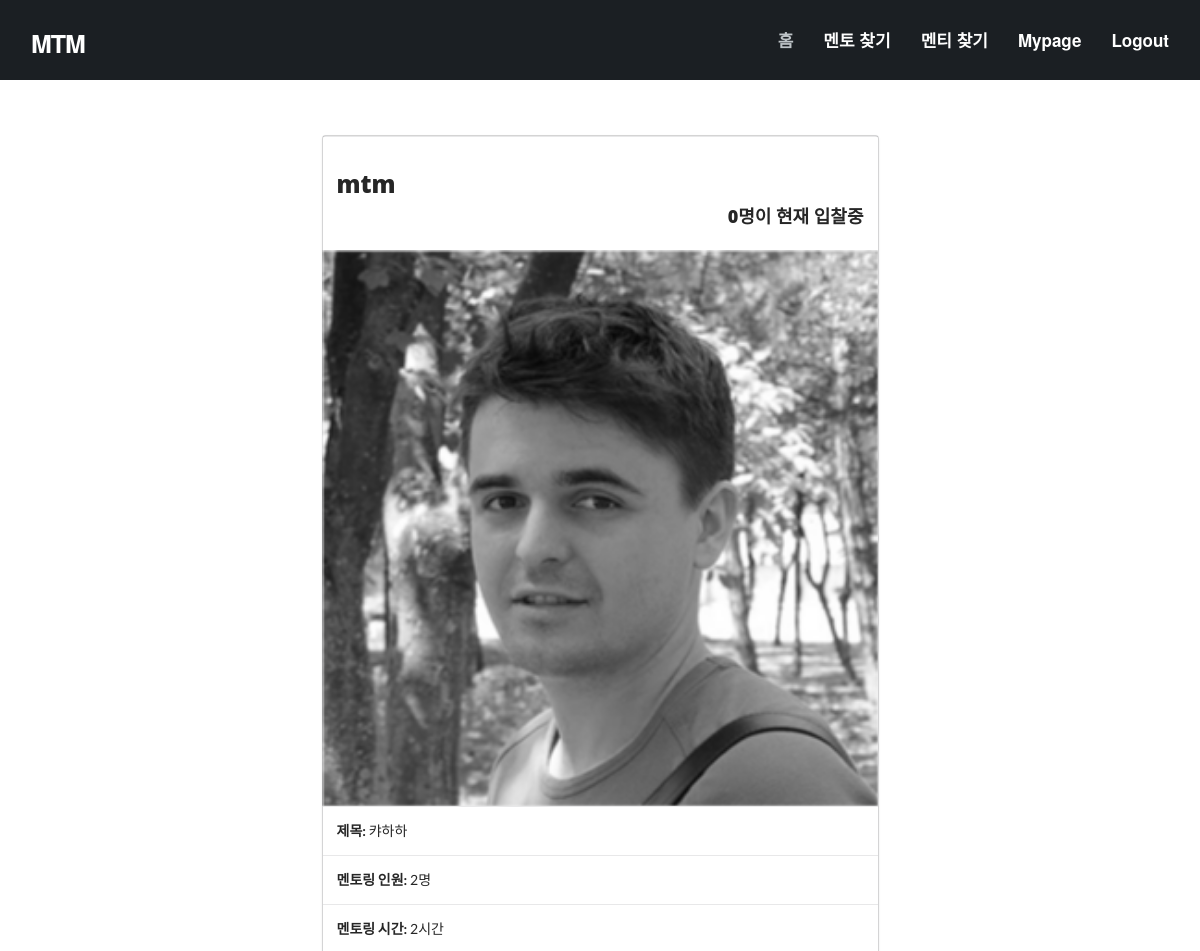
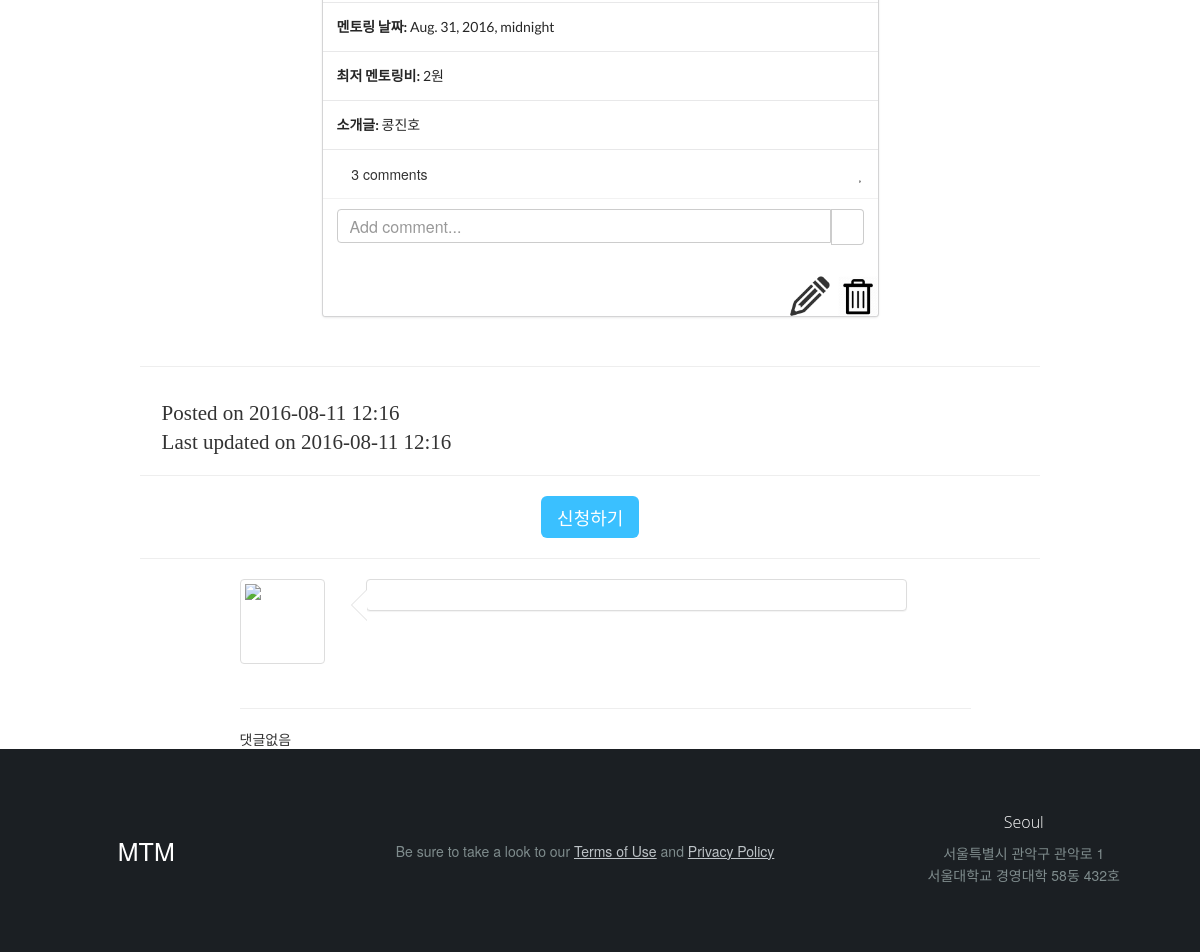
/mentoring/mentor/7/ (signed in), run on the app's committed database (2 pictures, top to bottom).
### mentoring/models.py (models this page shows, shortened)
class Post_By_Mentor(models.Model):
    title = models.CharField(max_length=300, verbose_name='제목')
    created_at = models.DateTimeField(auto_now_add=True)
    updated_at = models.DateTimeField(auto_now=True)
    author = models.ForeignKey(settings.AUTH_USER_MODEL,on_delete=models.CASCADE)
    capacity = models.IntegerField(default=0,verbose_name='멘토링 인원')
    hours = models.IntegerField(default=0,verbose_name='멘토링 시간')
    date = models.DateTimeField(default='yyyy-mm-dd 형식으로 써주세요.',verbose_name='멘토링 날짜')
    lowest_price = models.IntegerField(default=0,verbose_name='최저 멘토링비')
    like_count = models.IntegerField(default=0, verbose_name='좋아요 수')
    intro = models.TextField(max_length=300, verbose_name='기타 소개')
    photo1 = models.ImageField()
    photo2 = models.ImageField(blank=True)
    photo3 = models.ImageField(blank=True)

### mentoring/views.py (the view)
# urls.py: url(r'^mentor/(?P<pk>\d+)/$', views.post_by_mentor_detail, name='post_by_mentor_detail'),
def post_by_mentor_detail(request, pk):
    post_by_mentor = get_object_or_404(Post_By_Mentor, pk=pk)
    bid_by_mentee = Bid_By_Mentee.objects.filter(post_by_mentor=pk).count()
    if request.user.is_authenticated():
        if request.method == "POST":
            if not Like.objects.filter(like_user = request.user, like_post = post_by_mentor).exists():
                Like.objects.create(like_user = request.user, like_post = post_by_mentor)
                return redirect(post_by_mentor)
            else:
                Like.objects.filter(like_user = request.user, like_post = post_by_mentor).delete()
                return redirect(post_by_mentor)
        else:
            like = Like.objects.filter(like_user=request.user, like_post=post_by_mentor).exists()
            return render(request, 'mentoring/post_by_mentor_detail.html', {
                'post_by_mentor' : post_by_mentor,
                'like' : like,
                'bid_by_mentee' : bid_by_mentee,
            })
    else:
        return render(request, 'mentoring/post_by_mentor_detail.html', {
            'post_by_mentor' : post_by_mentor,
            'bid_by_mentee' : bid_by_mentee,
        })

### mentoring/templates/mentoring/post_by_mentor_detail.html (shortened to what this page needs)
{% extends 'mentoring/base.html' %}
{% load bootstrap3 %}
{% load staticfiles %}
{% block content %}
<div class="container">
      <div class="row">
        <div class="col-xs-12 col-sm-12 col-md-6 col-lg-6 col-xs-offset-0 col-sm-offset-0 col-md-offset-3 col-lg-offset-3 toppad" >
        <div class="card" style="margin-top: 10%;">
          <div class="card-content">
          <div class="card-header"> <h3>{{post_by_mentor.author}}</h3>
            <h4 align="right">{{bid_by_mentee}}명이 현재 입찰중</h4> </div>
          </div>
          <div class="card-image">
            <img src="{{post_by_mentor.photo1.url}}">
          </div>
          <div class="card-content">
            <div class="card-header"><strong>제목:</strong> {{post_by_mentor.title}} </div>
          </div>
          <div class="card-content">
            <div class="card-header"><strong>멘토링 인원:</strong> {{post_by_mentor.capacity}}명 </div>
          </div>
          <div class="card-content">
            <div class="card-header"><strong>멘토링 시간:</strong> {{post_by_mentor.hours}}시간 </div>
          </div>
          <div class="card-content">
            <div class="card-header"><strong>멘토링 날짜:</strong> {{post_by_mentor.date}} </div>
          </div>
          <div class="card-content">
            <div class="card-header"><strong>최저 멘토링비:</strong> {{post_by_mentor.lowest_price}}원 </div>
          </div>
          <div class="card-content">
            <div class="card-header"><strong>소개글:</strong> {{post_by_mentor.intro}} </div>
          </div>
          <div class="card-content">
            <span class="pull-right"><i class="fa fa-heart"></i> {{like_count}} </span>
            <i class="fa fa-comment"></i> 3 comments
          </div>
          <div class="card-extra card-content">
            <div class="input-group">
              <input class="form-control" type="text" placeholder="Add comment...">
              <div class="input-group-btn">
                <a class="btn btn-inverted btn-default"><i class="fa fa-paper-plane"></i></a>
              </div>
            </div>
          </div>
          <div class="card=content">
            <div class="card-header">
            {% if post_by_mentor.author == user %}
            <h2>
            <span class="dropdown btn-group pull-right">
                <img src="{% static 'img/edit.png' %}" style="width: 40px;" id="edit">
                <img src="{% static 'img/delete.png' %}" style="width: 40px;" id="delete">
            </span>
            </h2>
            {% endif %}
            </div>
          </div>
        </div>
        </div>
      </div>
    <div class="container col-md-11 col-md-offset-1">
        <div class="row col-sm-11">
            <hr>
            <p class = "lead">
                <i class="fa fa-clock-o"> Posted on {{post_by_mentor.created_at|date:'Y-m-d H:i'}}</i><br>
                <i class="fa fa-refresh"> Last updated on {{post_by_mentor.updated_at|date:'Y-m-d H:i'}}</i>
            </p>
            <hr>
            <form method="POST" enctype="multipart/form-data" class="text-center">
                    <button type="submit" class="btn btn-primary btn-lg" onclick="window.open('bid/new','win','width=650,height=400')";>신청하기 </button>
            </form>
            <hr>
        </div>
        <div class="row col-sm-9 col-md-offset-1">
            <section class="comment">
                <article class="row">
                    <div class="col-sm-2 hidden-xs">
                        <figure class="thumbnail user-photo">
                            {% if account.extra_data.properties.profile_image %}
                                    <img src = {{account.extra_data.properties.profile_image}}>
                            {% else %}
                                    <img src = "https://ssl.gstatic.com/accounts/ui/avatar_2x.png">
                            {% endif %}
                            </figure>
                    </div>
                    <div class="col-sm-9">
                        <div class="comment-list">
                            <div class="panel panel-default arrow left">
                                <div class="panel-body">
                                </div>
                            </div>
                        </div>
                    </div>
                </article>
            </section>
            <hr>
        </div>
    <div class="row col-sm-9 col-md-offset-1 comment-block">
        {% if comments %}
        <section class="comment-list">
            {% for comment in comments %}
                <article class="row">
                    <div class="col-sm-2 hidden-xs">
                        <figure class="thumbnail user-photo">
                            {% if comment.author.socialaccount_set.all %}
                                {%for account in comment.author.socialaccount_set.all%}
                                    {% if account.extra_data.properties.profile_image %}
                                        <img src = {{account.extra_data.properties.profile_image}}>
                                    {% else %}
                                        <img src="https://ssl.gstatic.com/accounts/ui/avatar_2x.png">
                                    {%endif%}
                                {% endfor %}
                            {% else %}
                                <img src="https://ssl.gstatic.com/accounts/ui/avatar_2x.png" >
                            {%endif%}
                        </figure>
                    </div>
                    <div class="col-sm-9">
                        <div class="panel panel-default arrow left">
                            <div class="panel-body no-padding">
                                <header class="text-left">
                                    <div class="comment-user">
                                    {%if comment.author == user %}
                                    <div class="dropdown btn-group pull-right">
                                        <i class="fa fa-bars" aria-hidden="true" data-toggle="dropdown"></i>
                                        <ul class="dropdown-menu" style="min-width: 30px">
                                        <li><a href="javascript:void(0)" class="a_comment_edit">수정</a></li>
                                        <li><a href="{% url 'mentor:comment_del' mentor.pk comment.pk %}">삭제</a></li>
                                        </ul>
                                    </div>
                                    {% endif %}
                                    <i class="fa fa-user"></i>
                                        <strong>
                                        {% if comment.author.socialaccount_set.all %}
                                            {%for account in comment.author.socialaccount_set.all%}
                                                {% if account.provider == "facebook" %}
                                                    {{comment.author.last_name}}{{comment.author.first_name}}
                                                {% elif account.provider == "kakao" %}
                                                    {{comment.author.first_name}}
                                                {%endif%}
                                            {% endfor %}
                                        {% else %}
                                            {{comment.author}}
                                        {% endif %}
                                        </strong>
                                    </div>
                                    <time class="comment-date small text-muted">
                                        <i class="fa fa-clock-o"></i>
                                        {{comment.elapsed_time}}
                                        {% if comment.created_at|date:'YmdHms' != comment.updated_at|date:'YmdHms' %}
                                        (수정됨)
                                        {% endif %}
                                    </time>
                                </header>
                                    <input type="hidden" class="comment-pk" value="{{comment.pk}}">
                                    <div class="comment-post">
                                        <span class="comment-content">{{comment.contents}}</span>
                                    </div>
                                    <div class="comment-post-buttons" style="display:none">
                                        <button class="btn btn-primary btn-xs edit-submit">확인</button> <button class="btn btn-danger btn-xs edit-cancel">취소</button>
                                    </div>
                            </div>
                        </div>
                    </div>
                </article>
            {% endfor %}
        </section>
            {% else %}
                <div class="row col-xs-12">
                    댓글없음
                </div>
        {% endif %}
        </div>
    </div>
    </div>
{% endblock %}

### mtm/static/css/style.css (style rules this page uses)
body { color: #34495e; font-family: "Helvetica Neue", Helvetica, Arial, sans-serif; font-size: 14px; line-height: 1.231; }
input, button, select, textarea { font-family: "Helvetica Neue", Helvetica, Arial, sans-serif; font-size: 14px; }
a { color: #16a085; text-decoration: none; -webkit-transition: 0.25s; -moz-transition: 0.25s; -o-transition: 0.25s; transition: 0.25s; }
h2, .h2 { font-size: 41px ; }
h3, .h3 { font-size: 32px ; }
h4, .h4 { font-size: 23px ; }
h1, .h1, h2, .h2, h3, .h3, h4, .h4, h5, .h5, h6, .h6 { line-height: 1.2em; }
h2 { font-weight: 700; margin-bottom: 2px; }
h3 { font-weight: 700; margin-bottom: 4px; margin-top: 2px; }
h4 { font-weight: 500; margin-top: 4px; }
p { font-size: 18.004px; line-height: 1.722169; }
.lead { font-size: 28px; line-height: 1.4642745000000001; font-weight: 300; margin-bottom: 20px; }
body { overflow-x: hidden; color: #7f8c8d; line-height: 1.29; }
.btn { -webkit-border-radius: 6px; -moz-border-radius: 6px; border-radius: 6px; line-height: 22px; -webkit-transition: 0.25s; -moz-transition: 0.25s; -o-transition: 0.25s; transition: 0.25s; }
.input-group-btn .btn { background: #bdc3c7; line-height: 9px 12px 10px; line-height: 22px; border: 0; margin: 0; color: #fff; margin-left: 0 !important; padding-left: 10px; padding-right: 12px; }
textarea, input[type="text"], input[type="password"], input[type="datetime"], input[type="datetime-local"], input[type="date"], input[type="month"], input[type="time"], input[type="week"], input[type="number"], input[type="email"], input[type="url"], input[type="search"], input[type="tel"], input[type="color"], .uneditable-input { outline: none; }
h4, h5, h6 { margin-top: 10px; margin-bottom: 10px; }
p { margin-bottom: 10px; }
img { width: auto\9; height: auto; max-width: 100%; vertical-align: middle; border: 0; -ms-interpolation-mode: bicubic; }
h1, .h1, h2, .h2, h3, .h3, h4, .h4, h5, .h5, h6, .h6 { font-family: "Helvetica Neue", Helvetica, Arial, sans-serif; color: #2c3e50; }
h3 { font-weight: normal; }
img { -webkit-backface-visibility: hidden; }
textarea, input[type="text"], input[type="password"], input[type="datetime"], input[type="datetime-local"], input[type="date"], input[type="month"], input[type="time"], input[type="week"], input[type="number"], input[type="email"], input[type="url"], input[type="search"], input[type="tel"], input[type="color"], .uneditable-input { font-family: "Helvetica Neue", Helvetica, Arial, sans-serif; font-size: 16px; font-weight: normal; color: #7f8c8d; }
section * { z-index: 2; }
.container { position: relative; z-index: 2; }

### mtm/static/css/comment.css (style rules this page uses)
@media (min-width: 768px) { .comment-list .arrow:after, .comment-list .arrow:before { content: ""; position: absolute; width: 0; height: 0; border-style: solid; border-color: transparent; } }
@media (min-width: 768px) { .comment-list .panel.arrow.left:after, .comment-list .panel.arrow.left:before { border-left: 0; } }
@media (min-width: 768px) { .comment-list .panel.arrow.left:before { left: 0px; top: 10px; border-right-color: inherit; border-width: 16px; } }
@media (min-width: 768px) { .comment-list .panel.arrow.left:after { left: 1px; top: 11px; border-right-color: #FFFFFF; border-width: 15px; } }
figure.user-photo { display: inline-block; }
figure.user-photo img { height: 75px; min-width: 75px; }

### data on the page
Post_By_Mentor: author "mtm", photo1 (picture), title "캬하하", capacity "2", hours "2", date "Aug. 31, 2016, midnight", lowest_price "2", intro "콩진호", created_at "2016-08-11 12:16", updated_at "2016-08-11 12:16"

### other printed values
{{ bid_by_mentee }} "0"
